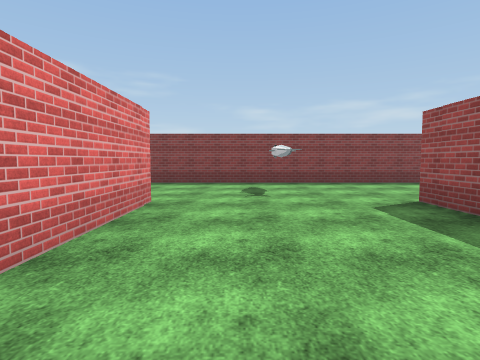
view 1 (above)

16 first-person views from a walk through a 3-D level made in the Unity game engine. The camera is 1.4 m above the floor, tilts 4° down and sees 80° across. The floor is counted in squares, 2 m on a side. Each view is taken from the middle of a square. On the plan, view 1 faces up. The plan holds only what a view shows up to about 10 squares ahead; the rest is blank. The place goes on beyond the plan. The player character is not drawn. Some surface patterns are stand-ins.

view 2
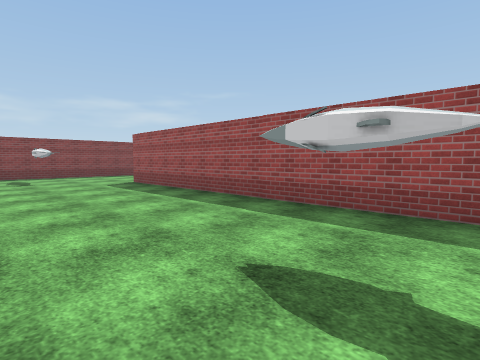

view 3
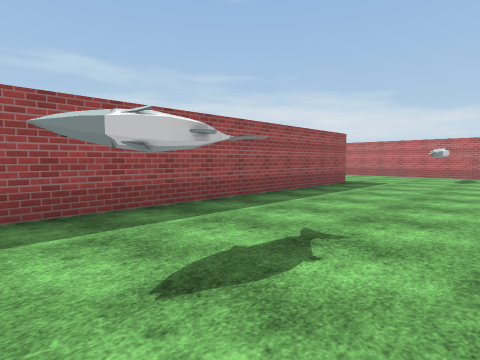

view 4
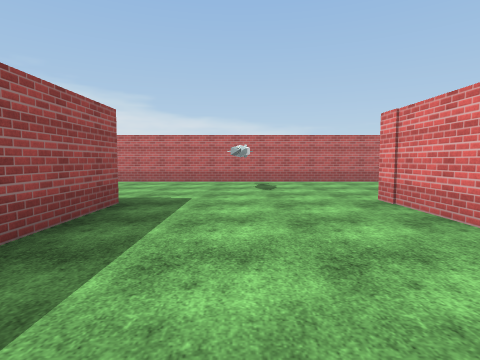

view 5
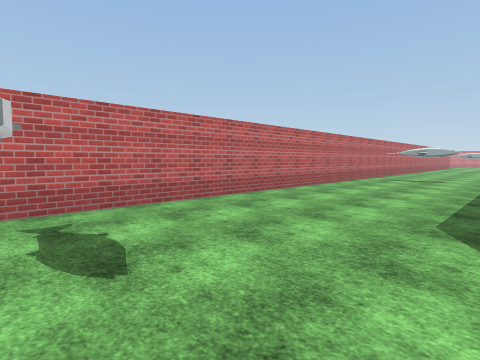

view 6
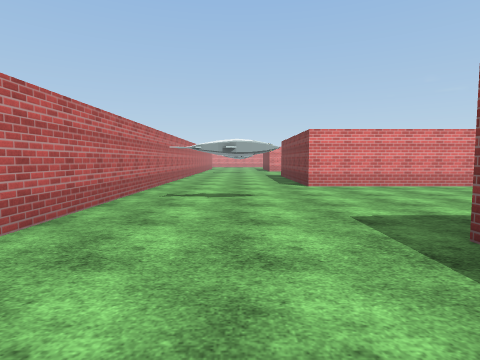

view 7
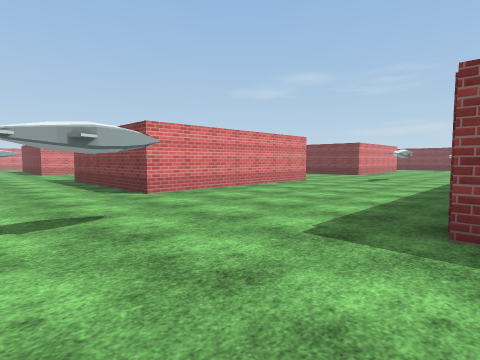

view 8
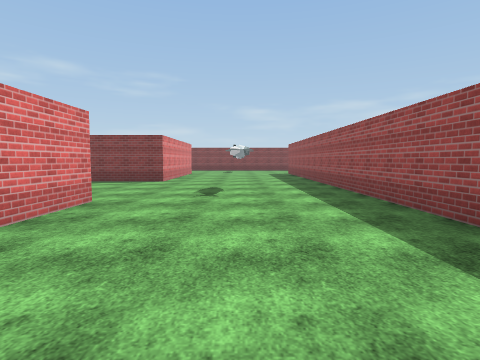

view 9
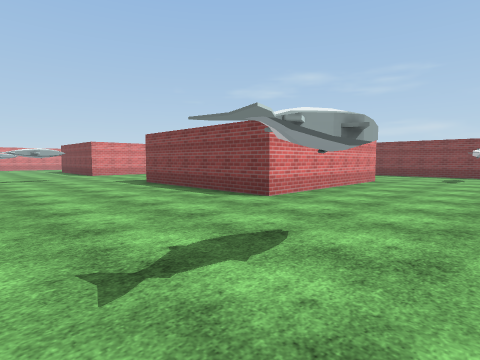

view 10
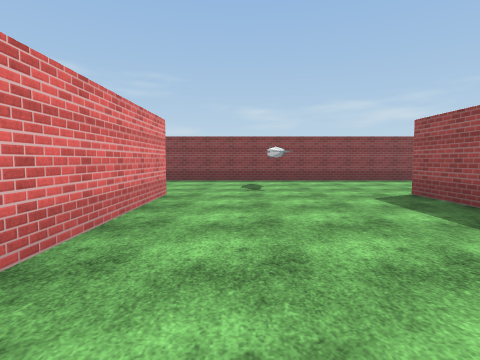

view 11
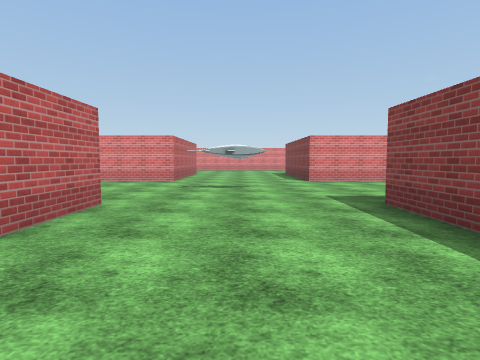

view 12
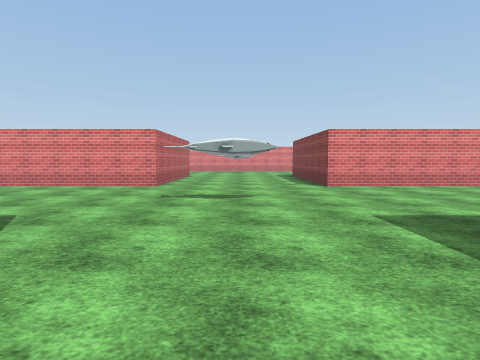

view 13
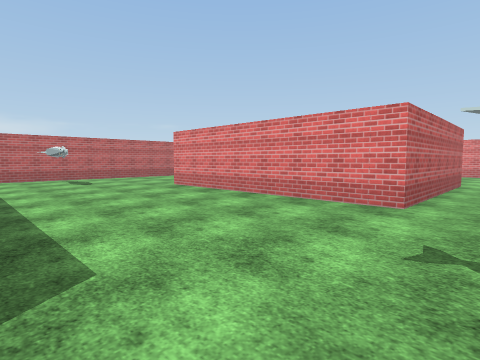

view 14
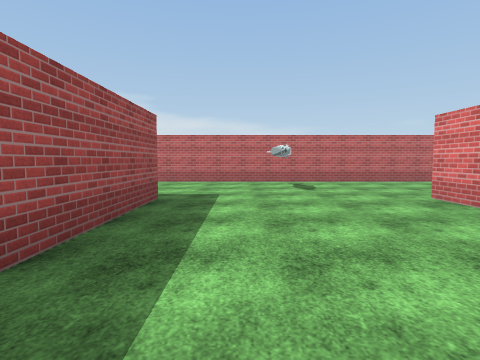

view 15
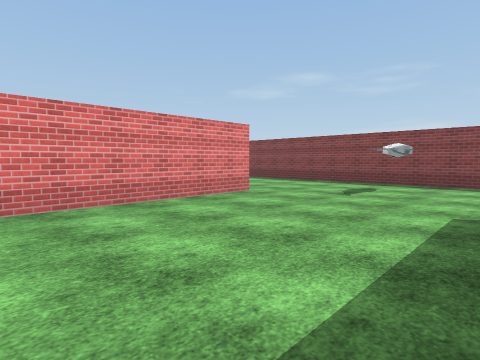

view 16
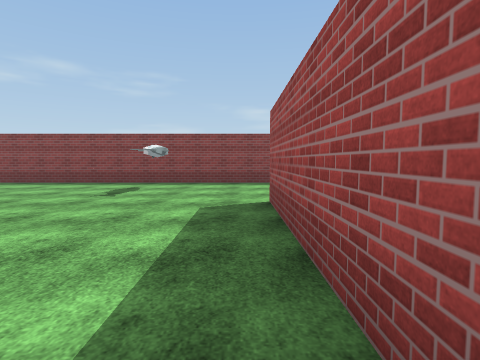

### Floor plan
Points are (right, up) in squares from view 1. A wall is a line through its corners. A room is listed if a view was taken in it or the views show most of it. See-through windows are left out.
Room 1 (views 1, 2, 3, 4, 5, 6, 7, 8, 9, 10, 11, 12, 13, 14, 15, 16)
walls: (-11.5, -5.1) (-11.5, -11.2) (-16.5, -11.2) (-16.5, -7.8); (-6.5, -7.1) (-6.5, 0); (-16.5, -5.2) (-14.5, -5.2); (-16.5, 0.5) (-16.5, 4.9); (-6.5, 3.1) (-6.5, 4.9); (-11.5, 4.9) (-11.5, -0.7) (-16.5, -0.7); (-1.5, -8.9) (-1.5, -11.1); (-1.5, 4.9) (-1.5, 1.6); (-16, 8.8) (-24.5, 8.8); (-21.5, 4.9) (-21.5, -0.7) (-24, -0.7); (-24.5, -5.2) (-21.5, -5.2) (-21.5, -11.2); (3, -10.6) (3, 4.9); (-24.2, -15.2) (5, -15.2); (5.6, 8.8) (-12.6, 8.8)
objects: other object (-19, -13); other object (-19, -3); other object (-19, 7); other object (-9, -13); other object (-9, -3); other object (-9, 7); other object (1, -13); other object (1, -3); other object (1, 7)

Where each view was taken, in squares from view 1:
view 1: 0 up, 0 right, facing up
view 2: 4 down, 1 left, facing up-right
view 3: 2 down, 1 left, facing down-right
view 4: 6 down, 1 right, facing down
view 5: 11 down, 1 right, facing down-left
view 6: 13 down, 4 left, facing left
view 7: 14 down, 6 left, facing up-left
view 8: 10 down, 9 left, facing up
view 9: 5 down, 8 left, facing up-left
view 10: 1 down, 10 left, facing up
view 11: 3 down, 12 left, facing left
view 12: 3 down, 14 left, facing left
view 13: 4 down, 17 left, facing down-left
view 14: 6 down, 18 left, facing down
view 15: 0 up, 17 left, facing up-left
view 16: 0 up, 17 left, facing up
